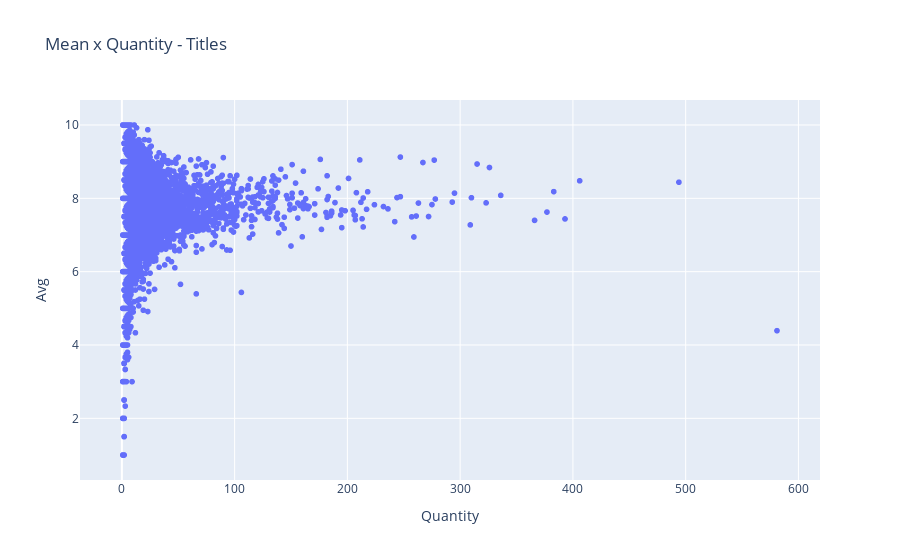

Notebook code for this chart:
### Code cell
px.scatter(
    data_frame = analysis,
    x = 'Quantity', y = 'Avg',
    title =  'Mean x Quantity - Titles'
)

### Figure 1 — Plotly figure (JSON) as saved in the notebook; plotly's stock layout.template omitted (floating-point values rounded to 4 significant figures; data arrays with more than 128 entries replaced by an {"elided": "..."} marker saying what was removed)
{"data": [{"hovertemplate": "Quantity=%{x}<br>Avg=%{y}<extra></extra>", "legendgroup": "", "marker": {"color": "#636efa", "symbol": "circle"}, "mode": "markers", "name": "", "showlegend": false, "type": "scattergl", "x": {"elided": "113684 int values"}, "xaxis": "x", "y": {"elided": "113684 float values"}, "yaxis": "y"}], "layout": {"legend": {"tracegroupgap": 0}, "title": {"text": "Mean x Quantity - Titles"}, "xaxis": {"anchor": "y", "domain": [0, 1], "title": {"text": "Quantity"}}, "yaxis": {"anchor": "x", "domain": [0, 1], "title": {"text": "Avg"}}}}
